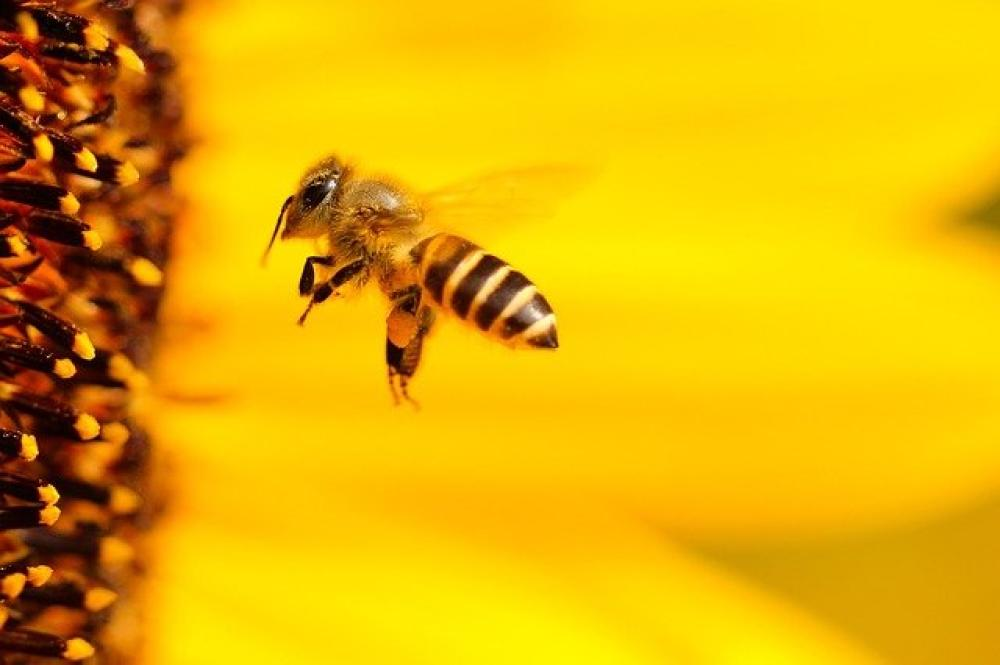
#> input picture bee.jpg, 1000 x 665 px
$ python 'görüntü işleme temel metodolojiler.py'
#> lines starting #> are read from the running program, lines starting #| are printed output that depends on the picture; after the words box and inside, x2 and y2 are one past the last pixel; in counts of white or black regions, pixels touching at a corner belong together
import cv2

img = cv2.imread("bee.jpg")
#> img is the input picture: shape (665, 1000, 3); mean B, G, R 3.7, 175.5, 227.9
img2 = cv2.imread("bee.jpg",0)
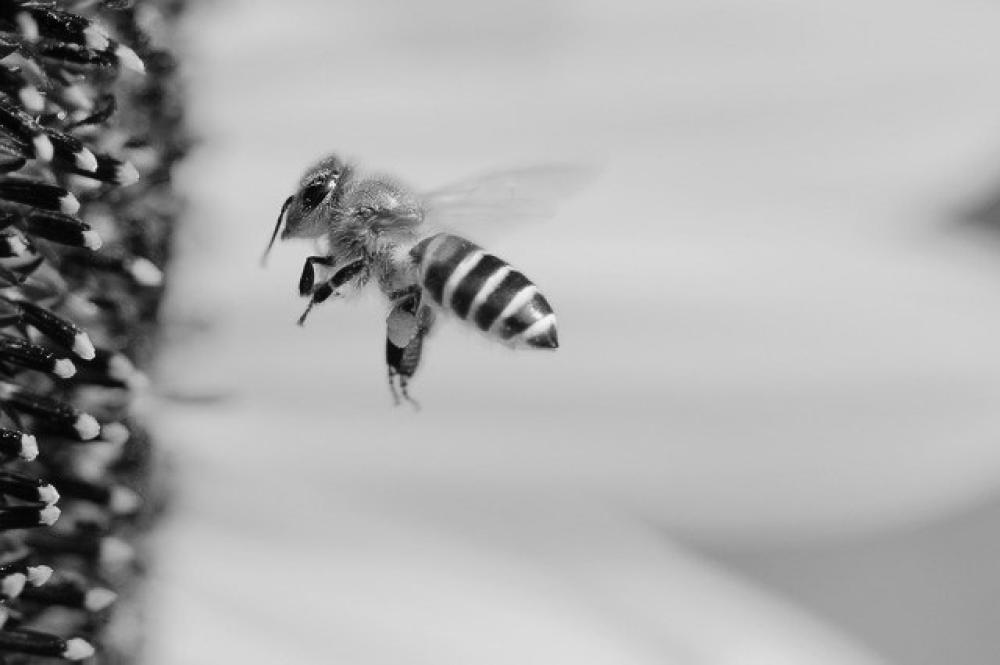
#> img2: shape (665, 1000); min 0, max 250, mean 171.6


"""
blue = img[:,:,0]
green = img[:,:,1]
red = img[:,:,2]
blue = 255
cv2.imshow("mavi resim",blue)
cv2.imshow("yeşil resim",green)
cv2.imshow("kırmızı resim",red)

b,g,r = cv2.split(img)
cv2.imshow("mavi1 resim",b)
cv2.imshow("yesişl1 resim",g)
cv2.imshow("kırmızı1 resim",r)
img[:,:,2] = 255
cv2.imshow("blue doyum",img)
"""

ROI = img[150:450,230:600]
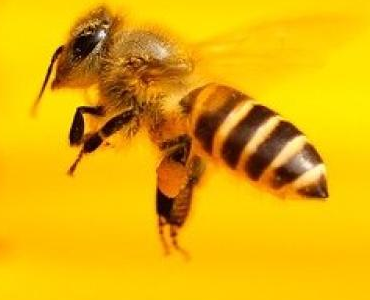
#> ROI: shape (300, 370, 3); mean B, G, R 8.7, 176.9, 230.1
img[150:450,630:1000] = ROI
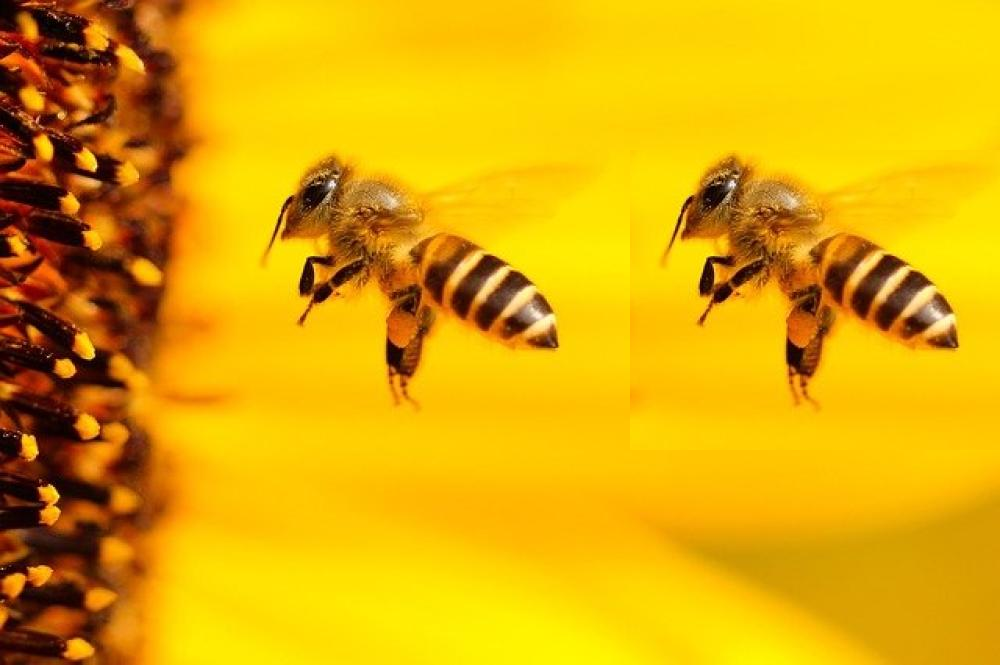
#> img: shape (665, 1000, 3); 16.6% of pixels changed, all inside (x1, y1, x2, y2) = (630, 150, 1000, 450)
#> (the run stopped early here; a loop or call above may not have finished)
